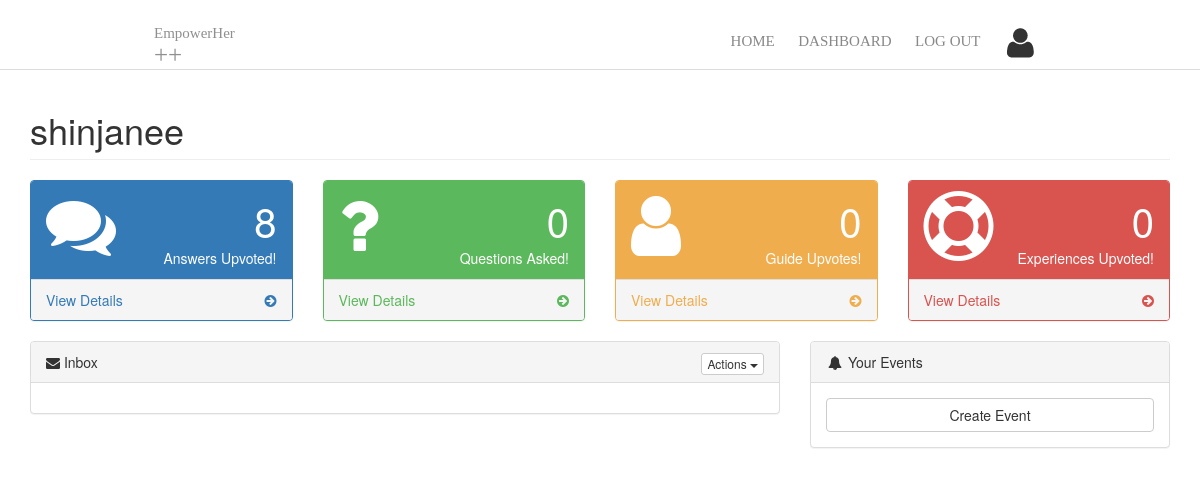
/dashboard/ (signed in), run on the app's committed database.
### Moonshot/models.py (models this page shows, shortened)
class USER(models.Model):
    USER_REF = models.OneToOneField(User, on_delete=models.CASCADE, primary_key=True, related_name="USER")
    NAME = models.CharField(max_length=100)
    PROFILE_LINK = models.CharField(max_length=100)
    EXPERIENCE_UPVOTE = models.IntegerField()
    ANSWER_UPVOTE = models.IntegerField()
    GUIDE_UPVOTE = models.IntegerField()
    NUM_QUESTION_ASKED = models.IntegerField()
    BADGE1 = models.BooleanField(default=False)
    BADGE2 = models.BooleanField(default=False)
    BADGE3 = models.BooleanField(default=False)
    BADGE4 = models.BooleanField(default=False)
    BADGE5 = models.BooleanField(default=False)

### Moonshot/views.py (the view)
# urls.py: url(r'^dashboard/$', dashboard, name='index'),
def dashboard(request):
    if not request.user.is_authenticated():
        return HttpResponseRedirect('/')
    dataSource = {}
    dataSource['chart'] = {
      "caption" : "User Performance",
        "numberPrefix": "",
        "theme": "zune"
      }
    is_logged_in = request.user.is_authenticated
    if request.user.is_authenticated():
        user = request.user
    dataSource['categories'] = []
    dataSource['dataset'] = []
    data = {}
    data['category'] = []
    for key in USER.objects.all():
        some = {}
        some['label'] = key.NAME
        data['category'].append(some)
        dataSource['categories'].append(data)
    data = {}
    data['data'] = []
    data['seriesname'] = "Questions Asked"
    for key in USER.objects.all():
        some = {}
        some['value'] = key.NUM_QUESTION_ASKED
        data['data'].append(some)
    dataSource['dataset'].append(data)
    data = {}
    data['data'] = []
    data['seriesname'] = "Total Guide Votes"
    for key in USER.objects.all():
        some = {}
        some['value'] = key.GUIDE_UPVOTE
        data['data'].append(some)
    dataSource['dataset'].append(data)
    data = {}
    data['data'] = []
    data['seriesname'] = "Total Answer Votes"
    for key in USER.objects.all():
        some = {}
        some['value'] = key.ANSWER_UPVOTE
        data['data'].append(some)
    dataSource['dataset'].append(data)
    data = {}
    data['data'] = []
    data['seriesname'] = "Total Experience Votes"
    for key in USER.objects.all():
        some = {}
        some['value'] = key.EXPERIENCE_UPVOTE
        data['data'].append(some)
    dataSource['dataset'].append(data)
    b = USER.objects.get(USER_REF = user)
    b1 = b.BADGE1
    b2 = b.BADGE2
    b3 = b.BADGE3
    b4 = b.BADGE4
    b5 = b.BADGE5
    created_events = get_created_events(user.username)
    column2D = FusionCharts("mscolumn2d", "ex1" , "600", "400", "chart-1", "json", dataSource)
    return render(request, 'dashboard.html', {'output': column2D.render(),'B':b,'B1':b1,'B2':b2,'B3':b3,'B4':b4,'B5':b5,
                                                'inbox':get_all_inbox(user.username), 'user': b, 'created_events': created_events,
                                                'username':user.username, 'is_logged_in': is_logged_in, 'num_of_questions': get_number_of_questions(user.username)})

### database/functions.py (called while the page is built)
def get_user(username):
    inbuilt_user = User.objects.filter(username=username)
    user = USER.objects.filter(USER_REF = inbuilt_user)
    try:
        return user[0]
    except:
        return None

def get_all_inbox(username):
    user = get_user(username)
    inbox = INBOX.objects.filter(SENDER_KEY=user)
    return inbox

def get_created_events(username):
    user = get_user(username)
    return EVENT.objects.filter(USER_KEY=user)

def get_number_of_questions(username):
    user = get_user(username)
    questions = QUESTION.objects.filter(USER_KEY=user)
    return len(questions)

### templates/dashboard.html (shortened to what this page needs)
<!DOCTYPE html>
<html>
<head>
    {% load static %}
    <link rel="stylesheet" href="https://maxcdn.bootstrapcdn.com/bootstrap/3.3.7/css/bootstrap.min.css">
    <link href="{% static 'metisMenu/metisMenu.min.css' %}" rel="stylesheet" type="text/css" media="all">
    <link href="https://maxcdn.bootstrapcdn.com/font-awesome/4.2.0/css/font-awesome.min.css" rel="stylesheet" media="screen" />
    <link href="{% static 'css/sb-admin-2.css' %}" rel="stylesheet" type="text/css" media="all">
    <link href="{% static 'css/morris.css' %}" rel="stylesheet" type="text/css" media="all">
    <link href="{% static 'css/nav_menu.css' %}" rel='stylesheet' type='text/css'>
</head>
<body>
    <header class="main_h sticky">
        <div class="row">
            <a class="logo" href="../"><span style="font-size:15px;"> EmpowerHer </span><span style="margin-left:25px;"> ++</span></a>
            <nav>   <ul>
                <li><a href="/">Home</a></li>
                <li><a href="../dashboard/">Dashboard</a></li>
                {% if is_logged_in %}
                    <li><a href="../logout/">Log Out</a></li>
                {% else %}
                    <li><a href="../">Sign In/Up </a></li>
                {% endif %}
                <li><a href="../user/?username={{username}}"> <figure class="avatar"><img src="{% static 'images/avatar.png' %}" alt=""></figure></a></li>
            </ul>   </nav>
        </div>
    </header>
    <div id="wrapper" style="margin-top:70px;">
        <div id="page-wrapper">
            <div class="row">
                <div class="col-lg-12">
                    <h1 class="page-header"> {{ user.NAME }}
                        </h1>
                    </div>
            </div>
            <div class="row">
                <div class="col-lg-3 col-md-6">
                    <div class="panel panel-primary">
                        <div class="panel-heading">
                            <div class="row">
                                <div class="col-xs-3">
                                    <i class="fa fa-comments fa-5x"></i>
                                </div>
                                <div class="col-xs-9 text-right">
                                    <div class="huge">{{ B.ANSWER_UPVOTE }}</div>
                                    <div>Answers Upvoted!</div>
                                </div>
                            </div>
                        </div>
                        <a href="#">
                            <div class="panel-footer">
                                <span class="pull-left">View Details</span>
                                <span class="pull-right"><i class="fa fa-arrow-circle-right"></i></span>
                                <div class="clearfix"></div>
                            </div>
                        </a>
                    </div>
                </div>
                <div class="col-lg-3 col-md-6">
                    <div class="panel panel-green">
                        <div class="panel-heading">
                            <div class="row">
                                <div class="col-xs-3">
                                    <i class="fa fa-question fa-5x"></i>
                                </div>
                                <div class="col-xs-9 text-right">
                                    <div class="huge">{{ num_of_questions }}</div>
                                    <div>Questions Asked!</div>
                                </div>
                            </div>
                        </div>
                        <a href="#">
                            <div class="panel-footer">
                                <span class="pull-left">View Details</span>
                                <span class="pull-right"><i class="fa fa-arrow-circle-right"></i></span>
                                <div class="clearfix"></div>
                            </div>
                        </a>
                    </div>
                </div>
                <div class="col-lg-3 col-md-6">
                    <div class="panel panel-yellow">
                        <div class="panel-heading">
                            <div class="row">
                                <div class="col-xs-3">
                                    <i class="fa fa-user fa-5x"></i>
                                </div>
                                <div class="col-xs-9 text-right">
                                    <div class="huge">{{ B.GUIDE_UPVOTE }}</div>
                                    <div>Guide Upvotes!</div>
                                </div>
                            </div>
                        </div>
                        <a href="#">
                            <div class="panel-footer">
                                <span class="pull-left">View Details</span>
                                <span class="pull-right"><i class="fa fa-arrow-circle-right"></i></span>
                                <div class="clearfix"></div>
                            </div>
                        </a>
                    </div>
                </div>
                <div class="col-lg-3 col-md-6">
                    <div class="panel panel-red">
                        <div class="panel-heading">
                            <div class="row">
                                <div class="col-xs-3">
                                    <i class="fa fa-support fa-5x"></i>
                                </div>
                                <div class="col-xs-9 text-right">
                                    <div class="huge">{{ B.EXPERIENCE_UPVOTE }}</div>
                                    <div>Experiences Upvoted!</div>
                                </div>
                            </div>
                        </div>
                        <a href="#">
                            <div class="panel-footer">
                                <span class="pull-left">View Details</span>
                                <span class="pull-right"><i class="fa fa-arrow-circle-right"></i></span>
                                <div class="clearfix"></div>
                            </div>
                        </a>
                    </div>
                </div>
            </div>
            <div class="row">
                <div class="col-lg-8">
                    <div class="panel panel-default">
                        <div class="panel-heading">
                            <i class="fa fa-envelope" aria-hidden="true"></i> Inbox
                            <div class="pull-right">
                                <div class="btn-group">
                                    <button type="button" class="btn btn-default btn-xs dropdown-toggle" data-toggle="dropdown">
                                        Actions
                                        <span class="caret"></span>
                                    </button>
                                </div>
                            </div>
                        </div>
                        <div class="panel-body">
                        </div>
                    </div>
                </div>
                <div class="col-lg-4">
                    <div class="panel panel-default">
                        <div class="panel-heading">
                            <i class="fa fa-bell fa-fw"></i> Your Events
                        </div>
                        <div class="panel-body">
                            <a href="../create_event/" class="btn btn-default btn-block">Create Event</a>
                        </div>
                    </div>
                </div>
            </div>
        </div>
  </div>
  </body>
</html>

### static/css/sb-admin-2.css (style rules this page uses)
body { background-color: #f8f8f8; }
#wrapper { width: 100%; }
#page-wrapper { padding: 0 15px; min-height: 568px; background-color: white; }
@media (min-width: 768px) { #page-wrapper { position: inherit; margin: 0 0 0 0; padding: 0 30px; } }
.huge { font-size: 40px; }
.panel-green { border-color: #5cb85c; }
.panel-green > .panel-heading { border-color: #5cb85c; color: white; background-color: #5cb85c; }
.panel-green > a { color: #5cb85c; }
.panel-red { border-color: #d9534f; }
.panel-red > .panel-heading { border-color: #d9534f; color: white; background-color: #d9534f; }
.panel-red > a { color: #d9534f; }
.panel-yellow { border-color: #f0ad4e; }
.panel-yellow > .panel-heading { border-color: #f0ad4e; color: white; background-color: #f0ad4e; }
.panel-yellow > a { color: #f0ad4e; }

### static/css/nav_menu.css (style rules this page uses)
.main_h { position: fixed; top: 0px; max-height: 70px; z-index: 999; width: 100%; padding-top: 17px; background: none; overflow: hidden; -webkit-transition: all 0.3s; transition: all 0.3s; opacity: 0; top: -100px; padding-bottom: 6px; font-family: "Montserrat", sans-serif; color: #8f8f8f; background: white; font-family: "Cardo", serif; font-weight: 300; -webkit-font-smoothing: antialiased; box-sizing: border-box; }
.sticky { background-color: rgba(255, 255, 255, 0.93); opacity: 1; top: 0px; border-bottom: 1px solid gainsboro; }
.logo { width: 50px; font-size: 25px; color: #8f8f8f; text-transform: none; float: left; display: block; margin-top: 0; line-height: 1; margin-bottom: 10px; }
.main_h nav { float: right; width: 90%; }
.main_h ul { list-style: none; overflow: hidden; text-align: right; float: right; padding: 10px; -webkit-padding-start: 10px; }
.main_h nav ul li { display: inline-block; margin-left: 20px; line-height: 1.5; margin-bottom: 12px; }
.main_h nav ul a { color: #888888; text-transform: uppercase; font-size: 15px; text-decoration: None; }
.main_h .row { width: 100%; max-width: 940px; margin: 0 auto; position: relative; padding: 0 2%; }

### data on the page
USER: NAME "shinjanee", ANSWER_UPVOTE "8", GUIDE_UPVOTE "0", EXPERIENCE_UPVOTE "0"

### other printed values
{{ num_of_questions }} "0"
